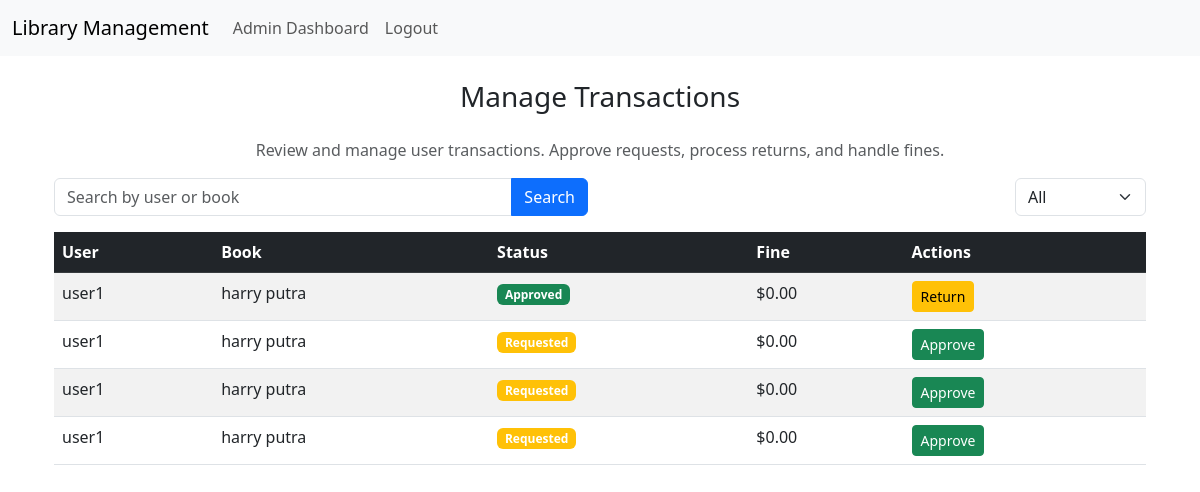
The page /transactions/admin/ (signed in) on the database as committed earlier.
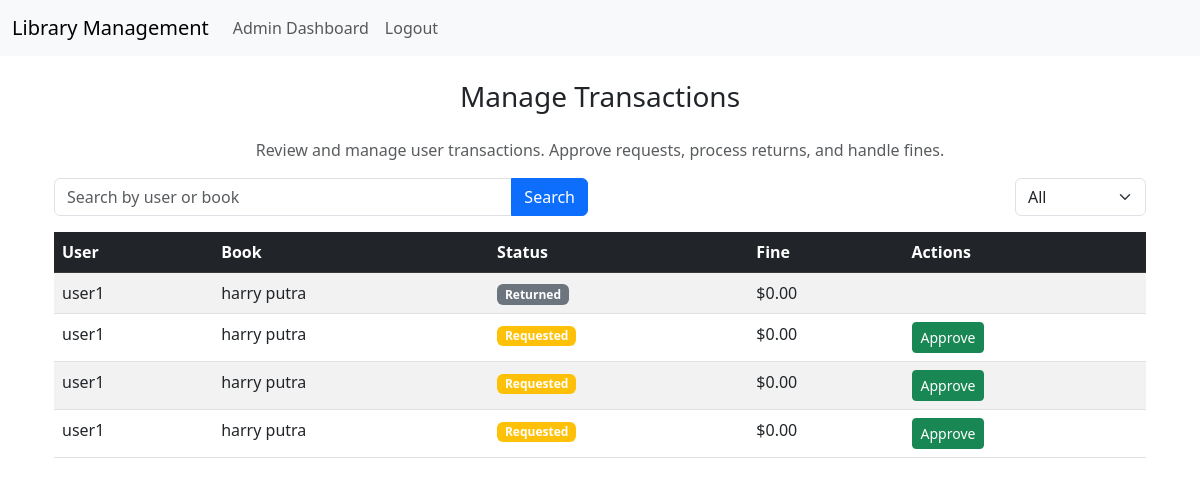
The same page on the database as committed later.
### core/models.py (models this page shows, shortened)
class Transaction(models.Model):
    book = models.ForeignKey(Book, on_delete=models.CASCADE)
    user = models.ForeignKey(User, on_delete=models.CASCADE)
    issue_date = models.DateField(null=True, blank=True)
    return_date = models.DateField(null=True, blank=True)
    fine = models.DecimalField(max_digits=6, decimal_places=2, default=0.00)
    status = models.CharField(
        max_length=20,
        choices=[("REQUESTED", "Requested"), ("APPROVED", "Approved"), ("RETURNED", "Returned")],
        default="REQUESTED",
    )

class User(AbstractUser):
    is_admin = models.BooleanField(default=False)
    is_member = models.BooleanField(default=True)

class Book(models.Model):
    title = models.CharField(max_length=255)
    author = models.CharField(max_length=255)
    isbn = models.CharField(max_length=13, unique=True)
    category = models.CharField(max_length=100)
    copies_available = models.IntegerField(default=0)

### core/views.py (the view)
# urls.py: path("transactions/admin/", views.admin_transactions, name="admin_transactions"),
@login_required
def admin_transactions(request):
    if not request.user.is_admin:
        return HttpResponseForbidden("Only admins can access this page.")
    search_query = request.GET.get("search", "")
    selected_status = request.GET.get("status", "all")
    transactions = Transaction.objects.all()
    if search_query:
        transactions = transactions.filter(
            Q(user__username__icontains=search_query) |
            Q(book__title__icontains=search_query)
        )
    if selected_status != "all":
        transactions = transactions.filter(status=selected_status)
    return render(request, "core/admin_transactions.html", {
        "transactions": transactions,
        "selected_status": selected_status
    })

### core/templates/core/admin_transactions.html (shortened to what this page needs)
{% extends 'base.html' %}
{% block content %}
<div class="container my-4">
    <h3 class="text-center mb-4">Manage Transactions</h3>
    <p class="text-muted text-center">Review and manage user transactions. Approve requests, process returns, and handle fines.</p>
    <div class="row mb-3">
        <div class="col-md-6">
            <form method="GET" action="{% url 'admin_transactions' %}">
                <div class="input-group">
                    <input type="text" name="search" class="form-control" placeholder="Search by user or book">
                    <button type="submit" class="btn btn-primary">Search</button>
                </div>
            </form>
        </div>
        <div class="col-md-6 text-end">
            <select class="form-select w-auto d-inline" onchange="location = this.value;">
                <option value="?status=all" {% if selected_status == "all" %}selected{% endif %}>All</option>
            </select>
        </div>
    </div>
    <table class="table table-striped table-hover">
        <thead class="table-dark">
            <tr>
                <th>User</th>
                <th>Book</th>
                <th>Status</th>
                <th>Fine</th>
                <th>Actions</th>
            </tr>
        </thead>
        <tbody>
            {% for transaction in transactions %}
            <tr>
                <td>{{ transaction.user.username }}</td>
                <td>{{ transaction.book.title }}</td>
                <td>
                    {% if transaction.status == "REQUESTED" %}
                    <span class="badge bg-warning">Requested</span>
                    {% elif transaction.status == "APPROVED" %}
                    <span class="badge bg-success">Approved</span>
                    {% elif transaction.status == "RETURNED" %}
                    <span class="badge bg-secondary">Returned</span>
                    {% endif %}
                </td>
                <td>${{ transaction.fine }}</td>
                <td>
                    {% if transaction.status == "REQUESTED" %}
                    <a href="{% url 'approve_request' transaction.id %}"
                       class="btn btn-sm btn-success"
                       onclick="return confirm('Are you sure you want to approve this request?');">
                       Approve
                    </a>
                    {% endif %}
                    {% if transaction.status == "APPROVED" %}
                    <a href="{% url 'return_book' transaction.id %}"
                       class="btn btn-sm btn-warning"
                       onclick="return confirm('Are you sure this book has been returned?');">
                       Return
                    </a>
                    {% endif %}
                </td>
            </tr>
            {% empty %}
            <tr>
                <td colspan="5" class="text-center">No transactions found.</td>
            </tr>
            {% endfor %}
        </tbody>
    </table>
</div>
{% endblock %}

### core/templates/base.html (shortened to what this page needs)
<!DOCTYPE html>
<html lang="en">
<head>
    <link
        href="https://cdn.jsdelivr.net/npm/bootstrap@5.3.0-alpha1/dist/css/bootstrap.min.css"
        rel="stylesheet"
    >
</head>
<body>
    <nav class="navbar navbar-expand-lg navbar-light bg-light">
        <div class="container-fluid">
            <a class="navbar-brand" href="#">Library Management</a>
            <div class="collapse navbar-collapse" id="navbarNav">
                <ul class="navbar-nav">
                    {% if request.user.is_authenticated %}
                        {% if request.user.is_admin %}
                            <li class="nav-item">
                                <a class="nav-link" href="{% url 'admin_dashboard' %}">Admin Dashboard</a>
                            </li>
                        {% else %}
                            <li class="nav-item">
                                <a class="nav-link" href="{% url 'user_dashboard' %}">Home</a>
                            </li>
                        {% endif %}
                        <li class="nav-item">
                            <a class="nav-link" href="{% url 'user_logout' %}">Logout</a>
                        </li>
                    {% else %}
                        <li class="nav-item">
                            <a class="nav-link" href="{% url 'user_login' %}">Login</a>
                        </li>
                    {% endif %}
                </ul>
            </div>
        </div>
    </nav>
    <div class="container mt-4">
        {% block content %}
        {% endblock %}
    </div>
</body>
</html>

Rows that differ between the two databases and show on the page:
changed Transaction (number 1 of 4 on the later page): status "Approved Return" → "Returned"
